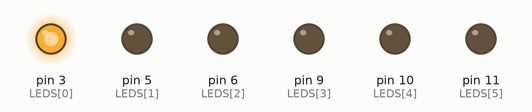
Bench run of a sketch on a simulated Arduino Uno, built with avr-gcc and run on an emulated ATmega328P. Parts: output pins drawn as LEDs (lit = HIGH).

Above: at 0.1 s.
At 0.6 s:
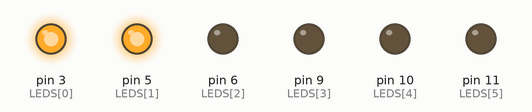
At 1.1 s:
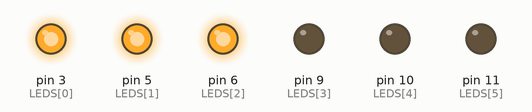
At 1.6 s:
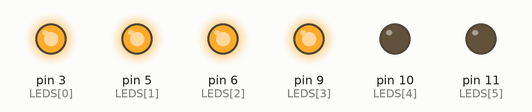
At 2.1 s:
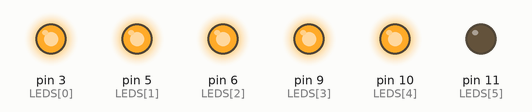
At 2.6 s:
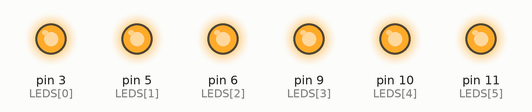
Timing chart, 0 to 4.1 s (numbered marks = the images above):
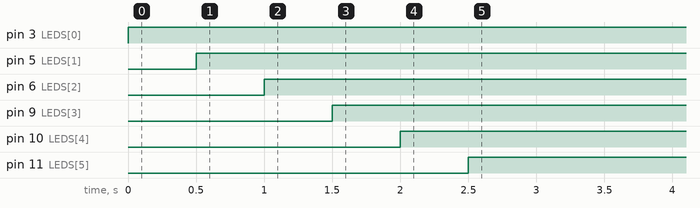

Measured:
- by itself, pin 3 (LEDS[0]): LOW → HIGH at 0.00 s
- by itself, pin 5 (LEDS[1]): LOW → HIGH at 0.50 s
- by itself, pin 6 (LEDS[2]): LOW → HIGH at 1.0 s
- by itself, pin 9 (LEDS[3]): LOW → HIGH at 1.5 s
- by itself, pin 10 (LEDS[4]): LOW → HIGH at 2.0 s
- by itself, pin 11 (LEDS[5]): LOW → HIGH at 2.5 s

The sketch:

test_code.ino
```cpp
int LEDS[] = {3, 5, 6, 9, 10, 11}; //LED Array
int i = 0;

void setup() {

  for (i = 0; i < 6; i++) {
    pinMode(LEDS[i], OUTPUT);
  }
}

void loop() {

  for (i = 0; i < 6; i++) {
    digitalWrite(LEDS[i], 1);
    delay(500);
  }

}
```
